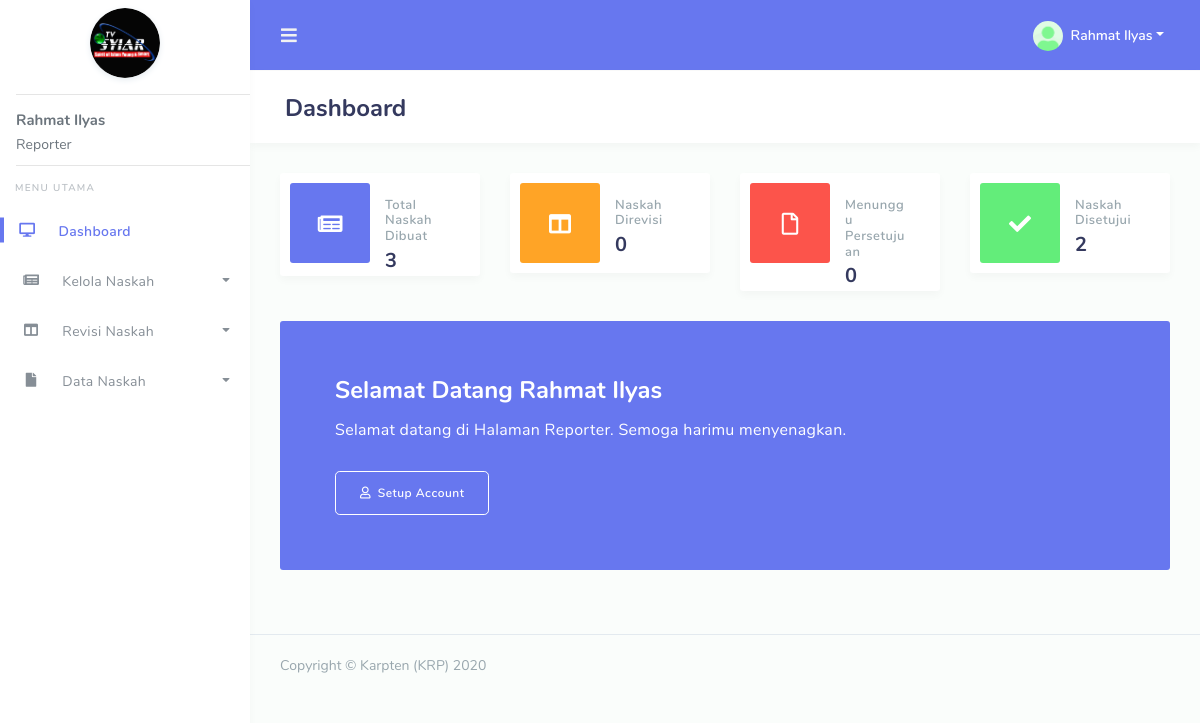
Screenshot of /reporter/ (signed in) with the database file from the repository.
### tables this page shows
CREATE TABLE `tb_users` (
  `id` int NOT NULL,
  `nama` varchar(255) NOT NULL,
  `alamat` varchar(255) NOT NULL,
  `no_hp` varchar(255) NOT NULL,
  `jabatan` varchar(255) NOT NULL,
  `foto` varchar(255) NOT NULL DEFAULT 'default.png',
  `username` varchar(255) NOT NULL,
  `password` varchar(255) NOT NULL,
  `status` varchar(255) NOT NULL DEFAULT 'waiting'
);

### reporter/index.php (the view, shortened to what this page needs)
<?php
require('template/header.php');
$getNaskah_dibuat = mysqli_query($conn, "SELECT * FROM tb_berita WHERE user_id = '$id'");
$naskah_dibuat = mysqli_num_rows($getNaskah_dibuat);
$getNaskah_koreksi = mysqli_query($conn, "SELECT * FROM tb_berita WHERE user_id = '$id' AND (status = 'correction' OR status = 'revisi')");
$naskah_koreksi = mysqli_num_rows($getNaskah_koreksi);
$getNaskah_waiting = mysqli_query($conn, "SELECT * FROM tb_berita WHERE user_id = '$id' AND status = 'done'");
$naskah_waiting = mysqli_num_rows($getNaskah_waiting);
$getNaskah_verify = mysqli_query($conn, "SELECT * FROM tb_berita WHERE user_id = '$id' AND (status = 'verify' OR status = 'verify_')");
$naskah_verify = mysqli_num_rows($getNaskah_verify);
?>
<div class="main-content">
  <section class="section">
    <div class="section-header">
      <h1>Dashboard</h1>
    </div>
    <div class="row">
      <div class="col-lg-3 col-md-6 col-sm-6 col-12">
        <div class="card card-statistic-1">
          <div class="card-icon bg-primary">
            <i class="fas fa-newspaper"></i>
          </div>
          <div class="card-wrap">
            <div class="card-header">
              <h4>Total Naskah Dibuat</h4>
            </div>
            <div class="card-body">
              <?= $naskah_dibuat ?>
            </div>
          </div>
        </div>
      </div>
      <div class="col-lg-3 col-md-6 col-sm-6 col-12">
        <div class="card card-statistic-1">
          <div class="card-icon bg-warning">
            <i class="fas fa-columns"></i>
          </div>
          <div class="card-wrap">
            <div class="card-header">
              <h4>Naskah Direvisi</h4>
            </div>
            <div class="card-body">
              <?= $naskah_koreksi ?>
            </div>
          </div>
        </div>
      </div>
      <div class="col-lg-3 col-md-6 col-sm-6 col-12">
        <div class="card card-statistic-1">
          <div class="card-icon bg-danger">
            <i class="far fa-file"></i>
          </div>
          <div class="card-wrap">
            <div class="card-header">
              <h4>Menunggu Persetujuan</h4>
            </div>
            <div class="card-body">
              <?= $naskah_waiting ?>
            </div>
          </div>
        </div>
      </div>
      <div class="col-lg-3 col-md-6 col-sm-6 col-12">
        <div class="card card-statistic-1">
          <div class="card-icon bg-success">
            <i class="fas fa-check"></i>
          </div>
          <div class="card-wrap">
            <div class="card-header">
              <h4>Naskah Disetujui</h4>
            </div>
            <div class="card-body">
              <?= $naskah_verify ?>
            </div>
          </div>
        </div>
      </div>
    </div>
    <div class="section-body">
      <div class="row">
        <div class="col-12 mb-4">
          <div class="hero bg-primary text-white">
            <div class="hero-inner">
              <h2>Selamat Datang <?= $nama ?></h2>
              <p class="lead">Selamat datang di Halaman Reporter. Semoga harimu menyenagkan.</p>
              <div class="mt-4">
                <a href="profile.php" class="btn btn-outline-white btn-lg btn-icon icon-left"><i class="far fa-user"></i> Setup Account</a>
              </div>
            </div>
          </div>
        </div>
      </div>
    </div>
  </section>
</div>
<?php
require('template/footer.php');
?>

### reporter/template/header.php (shortened to what this page needs)
<?php
require('../config.php');
$get_id = $_SESSION['get_id'];
$result = mysqli_query($conn, "SELECT * FROM tb_users WHERE id = '$get_id'");
$get = mysqli_fetch_assoc($result);
$nama = $get['nama'];
$foto = $get['foto'];
$id = $get['id'];
?>
<!DOCTYPE html>
<html lang="en">
<head>
  <link rel="stylesheet" href="../assets/modules/bootstrap/css/bootstrap.min.css">
  <link rel="stylesheet" href="../assets/modules/fontawesome/css/all.min.css">
  <link rel="stylesheet" href="../assets/modules/jqvmap/dist/jqvmap.min.css">
  <link rel="stylesheet" href="../assets/modules/owlcarousel2/dist/../assets/owl.carousel.min.css">
  <link rel="stylesheet" href="../assets/modules/owlcarousel2/dist/../assets/owl.theme.default.min.css">
  <link rel="stylesheet" href="../assets/modules/summernote/summernote-bs4.css">
  <link href="../assets/modules/richtext-editor/css/froala_editor.min.css" rel="stylesheet">
  <link href="../assets/modules/richtext-editor/css/froala_editor.pkgd.min.css" rel="stylesheet">
  <link rel="stylesheet" href="../assets/modules/datatables/datatables.min.css">
  <link rel="stylesheet" href="../assets/modules/datatables/DataTables-1.10.16/css/dataTables.bootstrap4.min.css">
  <link rel="stylesheet" href="../assets/modules/datatables/Select-1.2.4/css/select.bootstrap4.min.css">
  <link rel="stylesheet" href="../assets/css/style.css">
  <link rel="stylesheet" href="../assets/css/components.css">
  </head>
  <body>
    <div id="app">
      <div class="main-wrapper main-wrapper-1">
        <div class="navbar-bg"></div>
        <nav class="navbar navbar-expand-lg main-navbar">
          <form class="form-inline mr-auto">
            <ul class="navbar-nav mr-3">
              <li><a href="#" data-toggle="sidebar" class="nav-link nav-link-lg"><i class="fas fa-bars"></i></a></li>
            </ul>
          </form>
          <ul class="navbar-nav navbar-right">
            <li class="dropdown"><a href="#" data-toggle="dropdown" class="nav-link dropdown-toggle nav-link-lg nav-link-user">
              <img alt="image" src="../assets/img/avatar/<?= $foto ?>" class="rounded-circle mr-1">
              <div class="d-sm-none d-lg-inline-block"><?= $nama ?></div></a>
            </li>
          </ul>
        </nav>
        <div class="main-sidebar sidebar-style-2">
          <aside id="sidebar-wrapper">
            <div class="sidebar-brand">
              <a href="index.php">
                <img src="../assets/img/logo.png" alt="logo" width="70" class="mt-2 shadow-light rounded-circle">
              </a>
              <div class="text-left pl-3">
                <hr style="margin-bottom: -5px;">
                <b style="font-size: 15px;"><?= $nama ?></b>
                <p style="margin-bottom: -10px; margin-top: -20px;">Reporter</p>
                <hr>
              </div>
            </div>
            <ul class="sidebar-menu mt-3">
              <li class="menu-header">Menu Utama</li>
              <li id="dashboard"><a class="nav-link" href="index.php"><i class="fa fa-desktop"></i> <span>Dashboard</span></a></li>
              <li class="dropdown" id="kelola_naskah">
                <a href="#" class="nav-link has-dropdown" data-toggle="dropdown"><i class="fa fa-newspaper"></i> <span>Kelola Naskah</span></a>
              </li>
              <li class="dropdown" id="revisi_naskah">
                <a href="#" class="nav-link has-dropdown" data-toggle="dropdown"><i class="fa fa-columns"></i> <span>Revisi Naskah</span></a>
              </li>
              <li class="dropdown" id="data_naskah">
                <a href="#" class="nav-link has-dropdown" data-toggle="dropdown"><i class="fa fa-file"></i> <span>Data Naskah</span></a>
              </li>
            </aside>
          </div>

### assets/css/components.css (style rules this page uses)
.hero { border-radius: 3px; padding: 55px; display: flex; justify-content: center; flex-direction: column; position: relative; }
.hero .hero-inner { position: relative; z-index: 1; }
.hero h2 { font-size: 24px; }
.hero p { margin-bottom: 0; font-size: 16px; letter-spacing: 0.3px; }

### rows the page displays
tb_users: foto (picture), nama "Rahmat Ilyas"

### other values shown
$naskah_dibuat "3"
$naskah_koreksi "0"
$naskah_waiting "0"
$naskah_verify "2"
